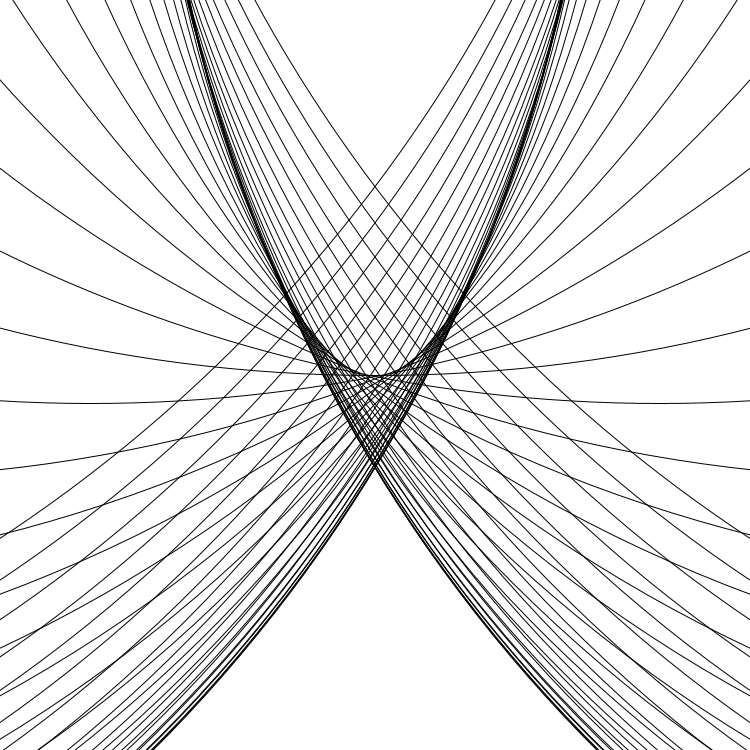
Frame 1 (no input)
Frame 60 (the mouse pressed at the canvas centre just before this capture): identical to frame 1, image omitted
Frame 120 (the mouse held since frame 60 and released just before this capture): identical to frame 1, image omitted

The Processing sketch that drew this single still picture (run headless with seeded random() and noise(); from frame 60 on, the mouse is pressed at the canvas centre):

// Processing sketch: tanCircle
// ── tanCircle.pde
float minX = -4; //<>//
float minY = -4;
float maxX = 4;
float maxY = 4;
float dX = 5;
float stepSize = .1;
float r = (maxX - minX) * 2;

void setup() {
    size(750, 750);
}

void draw() {
  background(255);
  translate(width/2, height/2);
  fill(100, 0);
  stroke(0);
  beginShape();
  for (float x = -3; x < 3; x += stepSize) {
    float y = f(x);
    float x_ = mapXToScreen(x);
    float y_ = mapYToScreen(y);
//    vertex(x_, y_);
    float yDelta = r/(sqrt(1 + (fPrime(x) * fPrime(x))));
    float yCenter = y + yDelta;
    float xCenter = x - fPrime(x) * (yCenter - y);
    float screenDiameter = r/(maxX - minX) * width * 2;
    ellipse(mapXToScreen(xCenter), mapYToScreen(yCenter), screenDiameter, screenDiameter);
  }
  endShape();
}

float f(float x) {
  return x * x;
}

float fPrime(float x) {
  return 2 * x;
}

float mapXToScreen(float x) {
  return (x - minX)/(maxX - minX)* width - width/2;
}

float mapYToScreen(float y) {
  return height/2 -(y - minY)/(maxY - minY)* height;
} //<>//
